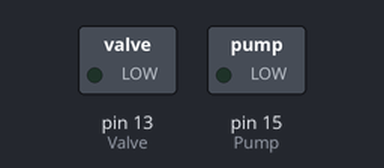
The sketch below on a simulated Arduino Uno, built with avr-gcc and run on an emulated ATmega328P. Parts: switched loads named in the sketch (green lamp = pin HIGH). Dashed ring = blinking.

Above: at 0.5 s.
Timing chart, 0 to 4.6 s (numbered marks = the images above):
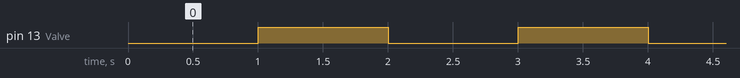

Measured:
- by itself, pin 13 (Valve): alternates HIGH for 1.0 s and LOW for 1.0 s

The sketch:

pump_test.ino
```cpp
void setup() {
  pinMode(15, OUTPUT); //Pump
    pinMode(13, OUTPUT);  //Valve
}

void loop() {

  digitalWrite(13, LOW);
  // digitalWrite(11, HIGH);
  delay(1000);
  digitalWrite(13, HIGH);
  delay(1000);

//   digitalWrite(48, LOW);
//   digitalWrite(50, HIGH); // sets the digital pin 13 off
//   delay(1000);            // waits for a second
}
```
